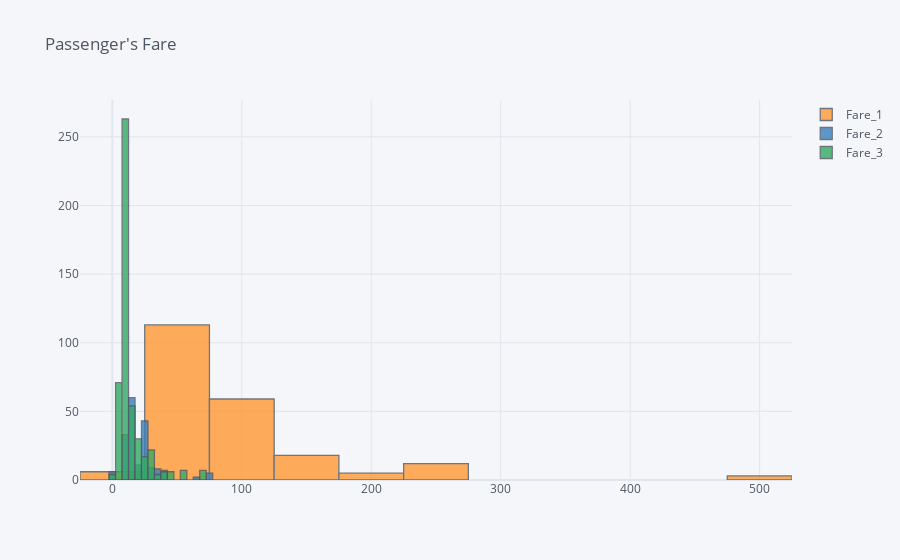

The notebook cell this image was saved under:
### Code cell
sel = ['Fare_1', 'Fare_2', 'Fare_3']
train[sel].iplot(kind='histogram', bins=21, title="Passenger's Fare")

### Figure 1 — Plotly figure (JSON) as saved in the notebook; plotly's stock layout.template omitted (floating-point values rounded to 4 significant figures; data arrays with more than 128 entries replaced by an {"elided": "..."} marker saying what was removed)
{"data": [{"histfunc": "count", "histnorm": "", "marker": {"color": "rgba(255, 153, 51, 1.0)", "line": {"color": "#4D5663", "width": 1.3}}, "name": "Fare_1", "nbinsx": 21, "opacity": 0.8, "orientation": "v", "type": "histogram", "x": {"elided": "891 float values"}}, {"histfunc": "count", "histnorm": "", "marker": {"color": "rgba(55, 128, 191, 1.0)", "line": {"color": "#4D5663", "width": 1.3}}, "name": "Fare_2", "nbinsx": 21, "opacity": 0.8, "orientation": "v", "type": "histogram", "x": {"elided": "891 float values"}}, {"histfunc": "count", "histnorm": "", "marker": {"color": "rgba(50, 171, 96, 1.0)", "line": {"color": "#4D5663", "width": 1.3}}, "name": "Fare_3", "nbinsx": 21, "opacity": 0.8, "orientation": "v", "type": "histogram", "x": {"elided": "891 float values"}}], "layout": {"barmode": "overlay", "legend": {"bgcolor": "#F5F6F9", "font": {"color": "#4D5663"}}, "paper_bgcolor": "#F5F6F9", "plot_bgcolor": "#F5F6F9", "title": {"font": {"color": "#4D5663"}, "text": "Passenger's Fare"}, "xaxis": {"gridcolor": "#E1E5ED", "showgrid": true, "tickfont": {"color": "#4D5663"}, "title": {"font": {"color": "#4D5663"}, "text": ""}, "zerolinecolor": "#E1E5ED"}, "yaxis": {"gridcolor": "#E1E5ED", "showgrid": true, "tickfont": {"color": "#4D5663"}, "title": {"font": {"color": "#4D5663"}, "text": ""}, "zerolinecolor": "#E1E5ED"}}}
